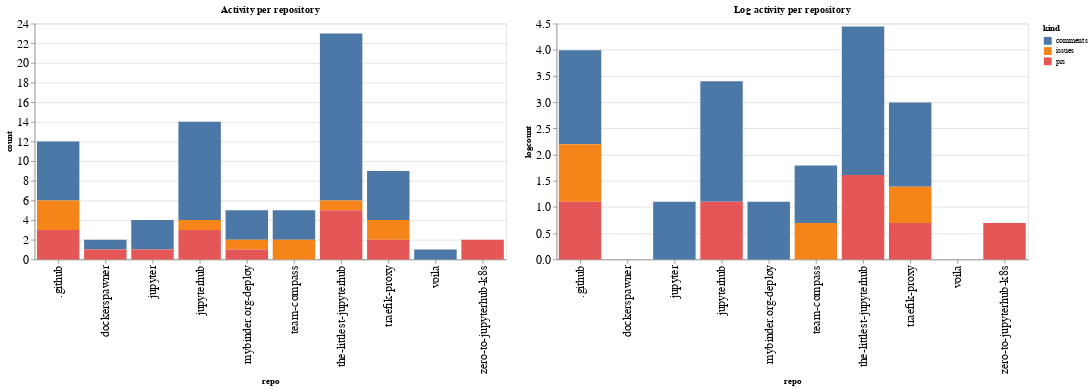

Write notebook code for a chart like this one.
### Code cell
ch1 = alt.Chart(repo_summaries, width=600, title="Activity per repository").mark_bar().encode(
    x='repo',
    y='count',
    color='kind',
    tooltip="kind"
)

ch2 = alt.Chart(repo_summaries, width=600, title="Log activity per repository").mark_bar().encode(
    x='repo',
    y='logcount',
    color='kind',
    tooltip="kind"
)

ch1 | ch2

### Figure 1 — Vega-Lite specification as saved in the notebook (floating-point values rounded to 4 significant figures)
{"config": {"axisLeft": {"labelFontSize": 15}, "axisBottom": {"labelFontSize": 15}}, "hconcat": [{"mark": "bar", "encoding": {"color": {"type": "nominal", "field": "kind"}, "tooltip": {"type": "nominal", "field": "kind"}, "x": {"type": "nominal", "field": "repo"}, "y": {"type": "quantitative", "field": "count"}}, "title": "Activity per repository", "width": 600}, {"mark": "bar", "encoding": {"color": {"type": "nominal", "field": "kind"}, "tooltip": {"type": "nominal", "field": "kind"}, "x": {"type": "nominal", "field": "repo"}, "y": {"type": "quantitative", "field": "logcount"}}, "title": "Log activity per repository", "width": 600}], "data": {"name": "data-5cd3754dc1a18c26a40ea5f70795fe03"}, "$schema": "https://vega.github.io/schema/vega-lite/v4.8.1.json", "datasets": {"data-5cd3754dc1a18c26a40ea5f70795fe03": [{"repo": ".github", "kind": "comments", "count": 6, "logcount": 1.792}, {"repo": ".github", "kind": "issues", "count": 3, "logcount": 1.099}, {"repo": ".github", "kind": "prs", "count": 3, "logcount": 1.099}, {"repo": "dockerspawner", "kind": "comments", "count": 1, "logcount": 0.0}, {"repo": "dockerspawner", "kind": "prs", "count": 1, "logcount": 0.0}, {"repo": "jupyter", "kind": "comments", "count": 3, "logcount": 1.099}, {"repo": "jupyter", "kind": "prs", "count": 1, "logcount": 0.0}, {"repo": "jupyterhub", "kind": "comments", "count": 10, "logcount": 2.303}, {"repo": "jupyterhub", "kind": "issues", "count": 1, "logcount": 0.0}, {"repo": "jupyterhub", "kind": "prs", "count": 3, "logcount": 1.099}, {"repo": "mybinder.org-deploy", "kind": "comments", "count": 3, "logcount": 1.099}, {"repo": "mybinder.org-deploy", "kind": "issues", "count": 1, "logcount": 0.0}, {"repo": "mybinder.org-deploy", "kind": "prs", "count": 1, "logcount": 0.0}, {"repo": "team-compass", "kind": "comments", "count": 3, "logcount": 1.099}, {"repo": "team-compass", "kind": "issues", "count": 2, "logcount": 0.6931}, {"repo": "the-littlest-jupyterhub", "kind": "comments", "count": 17, "logcount": 2.833}, {"repo": "the-littlest-jupyterhub", "kind": "issues", "count": 1, "logcount": 0.0}, {"repo": "the-littlest-jupyterhub", "kind": "prs", "count": 5, "logcount": 1.609}, {"repo": "traefik-proxy", "kind": "comments", "count": 5, "logcount": 1.609}, {"repo": "traefik-proxy", "kind": "issues", "count": 2, "logcount": 0.6931}, {"repo": "traefik-proxy", "kind": "prs", "count": 2, "logcount": 0.6931}, {"repo": "voila", "kind": "comments", "count": 1, "logcount": 0.0}, {"repo": "zero-to-jupyterhub-k8s", "kind": "prs", "count": 2, "logcount": 0.6931}]}}
